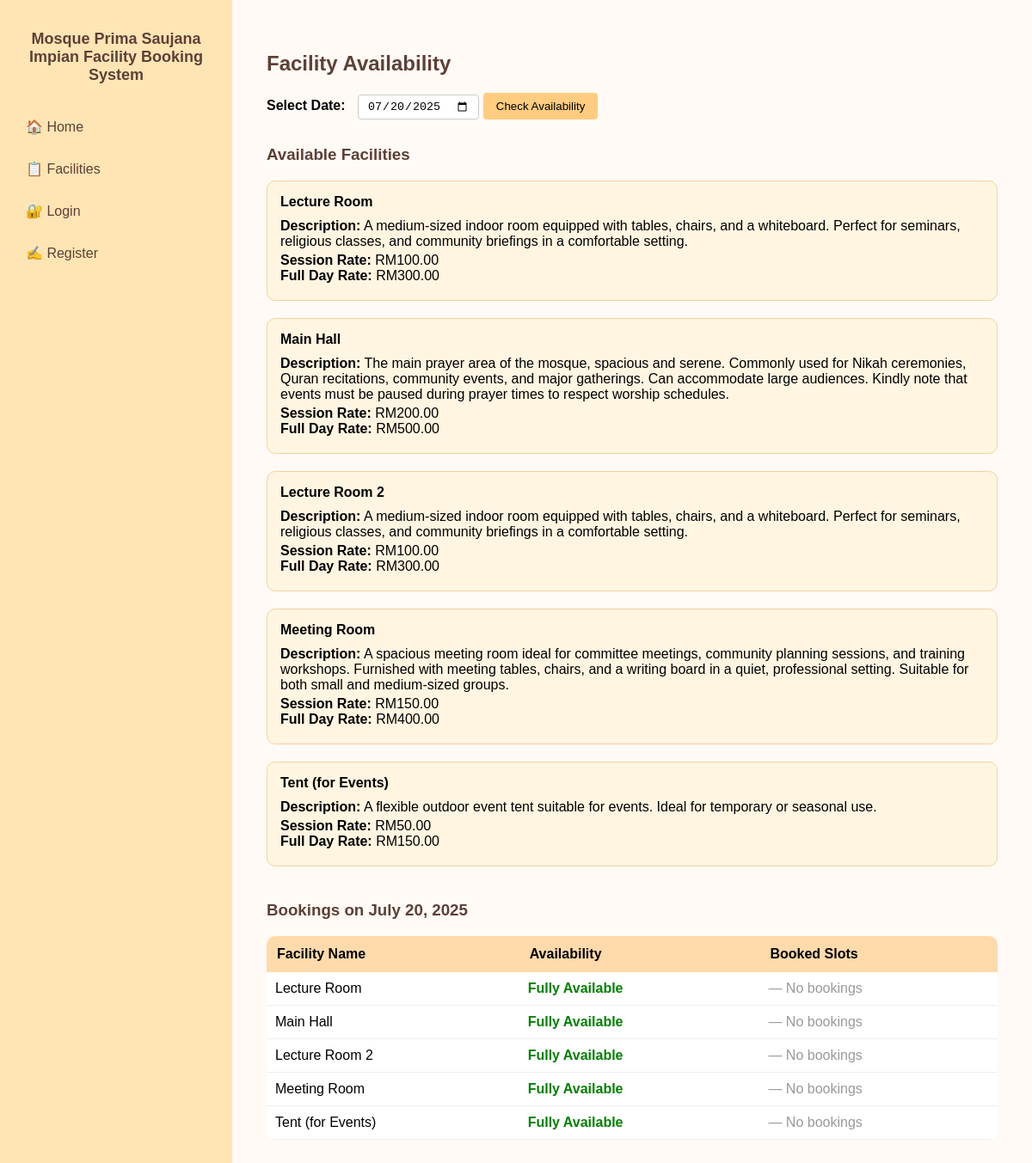
Page /mosque_booking_system/facilities/ on the committed database.
### booking/models.py (models this page shows, shortened)
class Facility(models.Model):
    name = models.CharField(max_length=100)
    description = models.TextField()
    rate = models.DecimalField(  # per 2-hour session
        max_digits=6,
        decimal_places=2,
        validators=[MinValueValidator(0)],
        help_text="Rate per session (2 hours)"
    )
    full_day_rate = models.DecimalField(
        max_digits=6,
        decimal_places=2,
        validators=[MinValueValidator(0)],
        default=0.00,
        help_text="Flat rate for full-day bookings (08:00-22:00)"
    )
    is_active = models.BooleanField(default=True)

### booking/views.py (the view)
# urls.py: path('mosque_booking_system/facilities/', views.facilities, name='facilities'),
def facilities(request):
    selected_date = request.GET.get('date')
    try:
        selected_date = datetime.strptime(selected_date, '%Y-%m-%d').date()
    except (ValueError, TypeError):
        selected_date = datetime.now().date()
    facilities_list = Facility.objects.filter(is_active=True)
    facility_availability = []
    for facility in facilities_list:
        bookings_on_date = Booking.objects.filter(facility=facility, event_date=selected_date)
        facility_availability.append({
            'facility': facility,
            'booked': bookings_on_date.exists(),
            'bookings': bookings_on_date
        })
    return render(request, 'booking/facilities.html', {
        'facility_availability': facility_availability,
        'selected_date': selected_date
    })

### booking/templates/booking/facilities.html (shortened to what this page needs)
{% extends 'booking/base.html' %}
{% load static %}
{% block content %}
<h2 style="color: #5d4037; margin-bottom: 20px;">Facility Availability</h2>
<form method="get" style="margin-bottom: 30px;">
    <label for="date" style="font-weight: bold; margin-right: 10px;">Select Date:</label>
    <input type="date" id="date" name="date" value="{{ selected_date|date:'Y-m-d' }}" required
           style="padding: 5px 10px; border: 1px solid #ccc; border-radius: 4px;">
    <button type="submit"
            style="background-color: #ffcc80; border: none; padding: 8px 15px; border-radius: 4px; cursor: pointer;">
        Check Availability
    </button>
</form>
<h3 style="color: #5d4037;">Available Facilities</h3>
<div class="facilities-list" style="margin-bottom: 40px;">
    {% for item in facility_availability %}
        <div style="background-color: #fff5e1; padding: 15px; margin-bottom: 20px; border: 1px solid #f2d3a0; border-radius: 10px;">
            <h4 style="margin: 0 0 10px;">{{ item.facility.name }}</h4>
            <p style="margin: 4px 0;"><strong>Description:</strong> {{ item.facility.description }}</p>
            <p style="margin: 4px 0;">
                <strong>Session Rate:</strong> RM{{ item.facility.rate|floatformat:2 }} <br>
                <strong>Full Day Rate:</strong> RM{{ item.facility.full_day_rate|floatformat:2 }}
            </p>
        </div>
    {% endfor %}
</div>
<h3 style="color: #5d4037;">Bookings on {{ selected_date|date:"F j, Y" }}</h3>
<table style="width: 100%; border-collapse: collapse; background: #fff; border-radius: 10px; overflow: hidden;">
    <thead style="background-color: #ffdaaa;">
        <tr>
            <th style="padding: 12px; text-align: left;">Facility Name</th>
            <th style="padding: 12px; text-align: left;">Availability</th>
            <th style="padding: 12px; text-align: left;">Booked Slots</th>
        </tr>
    </thead>
    <tbody>
        {% for item in facility_availability %}
            <tr style="border-bottom: 1px solid #eee;">
                <td style="padding: 10px;">{{ item.facility.name }}</td>
                <td style="padding: 10px;">
                    {% if item.booked %}
                        <span style="color: red; font-weight: bold;">Partially Booked</span>
                    {% else %}
                        <span style="color: green; font-weight: bold;">Fully Available</span>
                    {% endif %}
                </td>
                <td style="padding: 10px;">
                    {% if item.bookings %}
                        <ul style="margin: 0; padding-left: 20px;">
                            {% for booking in item.bookings %}
                                <li>
                                    {{ booking.user.username }} –
                                    {{ booking.get_time_slot_display }} ({{ booking.status }})
                                </li>
                            {% endfor %}
                        </ul>
                    {% else %}
                        <span style="color: #999;">— No bookings</span>
                    {% endif %}
                </td>
            </tr>
        {% endfor %}
    </tbody>
</table>
{% endblock %}

### booking/templates/booking/base.html (style rules this page uses)
body { margin: 0; font-family: Arial, sans-serif; display: flex; min-height: 100vh; background-color: #fff8f0; }

### rows in the picture
Facility: facility.name "Lecture Room", facility.description "A medium-sized indoor room equipped with tables, chairs, and a whiteboard. Perfect for seminars, religious classes, and community briefings in a comfortable setting.", facility.rate "100.00", facility.full_day_rate "300.00"
Facility: facility.name "Main Hall", facility.description "The main prayer area of the mosque, spacious and serene. Commonly used for Nikah ceremonies, Quran recitations, community events, and major gatherings. Can accommodate large audiences. Kindly note that events must be paused during prayer times to respect worship schedules.", facility.rate "200.00", facility.full_day_rate "500.00"
Facility: facility.name "Lecture Room 2", facility.description "A medium-sized indoor room equipped with tables, chairs, and a whiteboard. Perfect for seminars, religious classes, and community briefings in a comfortable setting.", facility.rate "100.00", facility.full_day_rate "300.00"
Facility: facility.name "Meeting Room", facility.description "A spacious meeting room ideal for committee meetings, community planning sessions, and training workshops. Furnished with meeting tables, chairs, and a writing board in a quiet, professional setting. Suitable for both small and medium-sized groups.", facility.rate "150.00", facility.full_day_rate "400.00"
Facility: facility.name "Tent (for Events)", facility.description "A flexible outdoor event tent suitable for events. Ideal for temporary or seasonal use.", facility.rate "50.00", facility.full_day_rate "150.00"

### other values in the picture
{{ selected_date|date:"F j, Y" }} "July 20, 2025"
